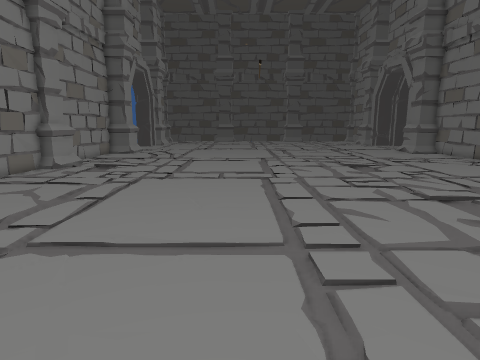
view 1 (above)

19 first-person views from a walk through a Unity game level. The camera is 1.3 m above the floor, tilts 10° down and sees 75° across. The floor is counted in squares, 0.5 m on a side. Each view is taken from the middle of a square. On the plan, view 1 faces up. The plan holds only what a view shows up to about 20 squares ahead; the rest is blank. The place goes on beyond the plan.

view 2
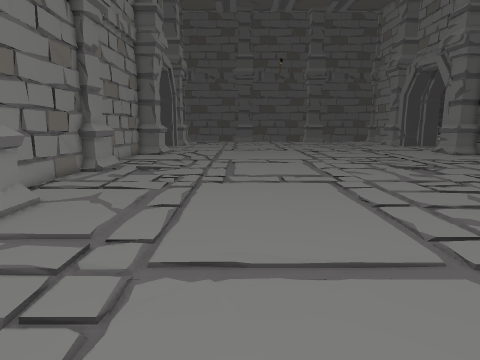

view 3
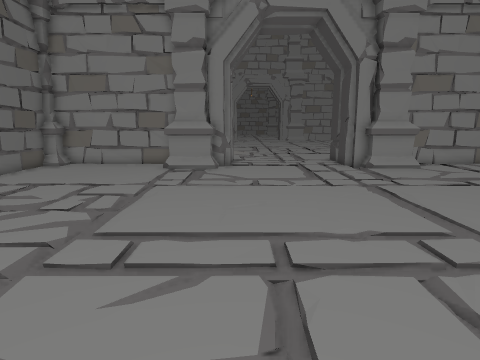

view 4
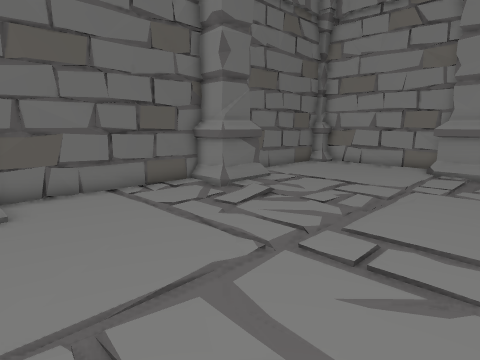

view 5
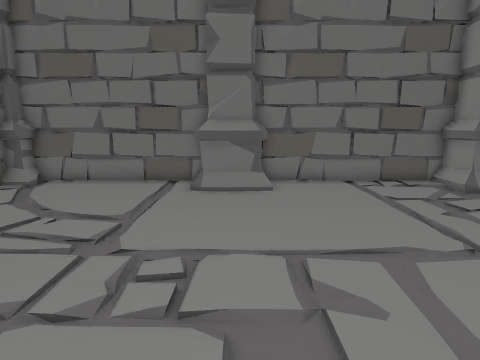

view 6
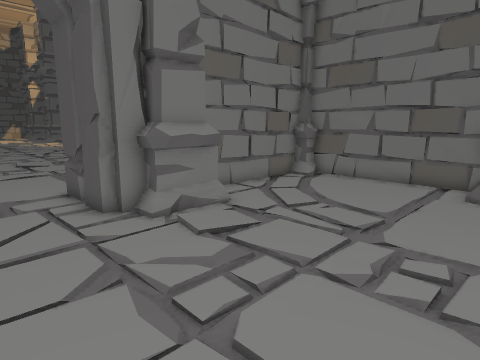

view 7
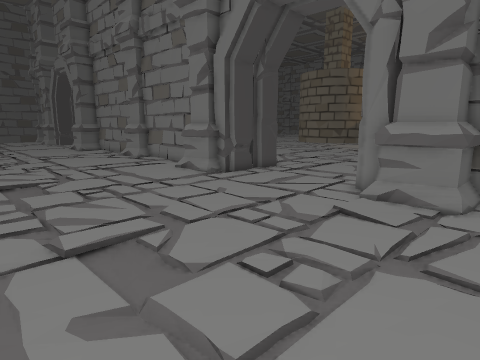

view 8
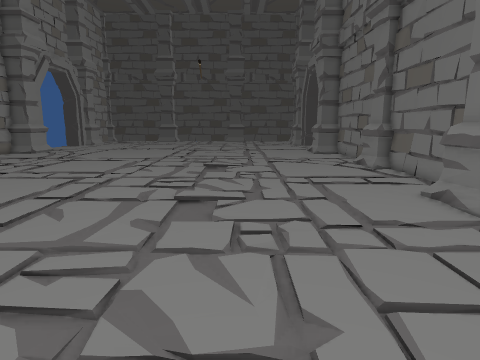

view 9
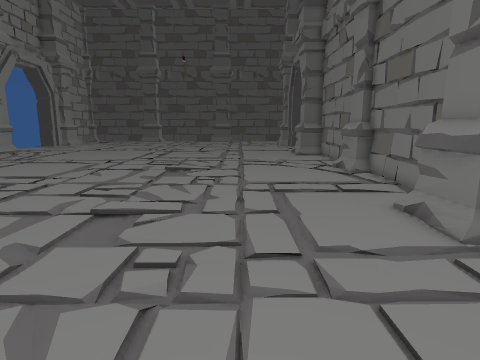

view 10
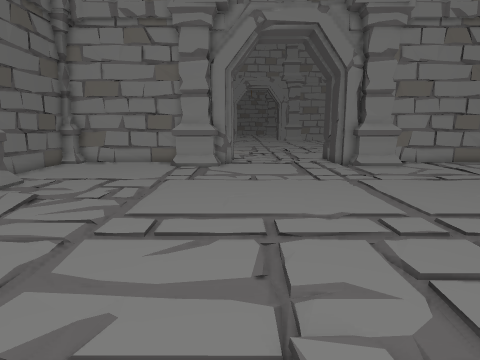

view 11
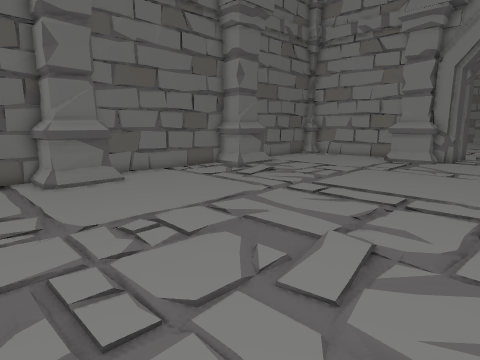

view 12
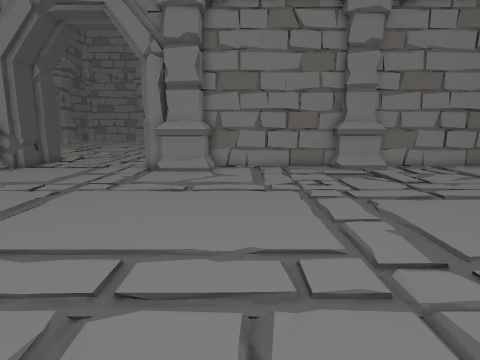

view 13
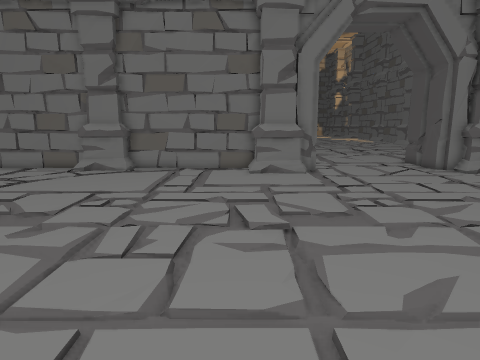

view 14
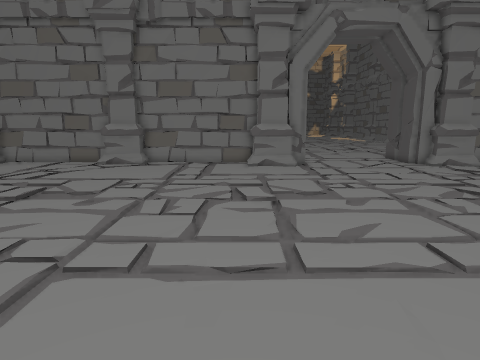

view 15
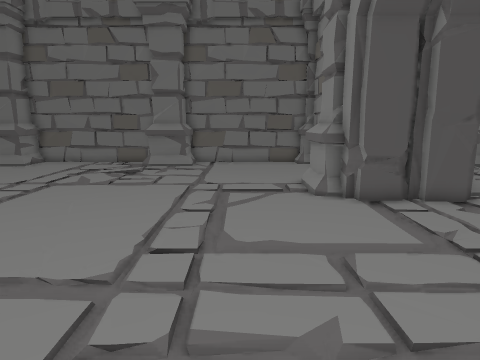

view 16
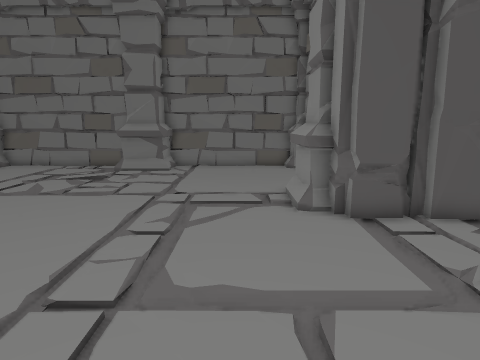

view 17
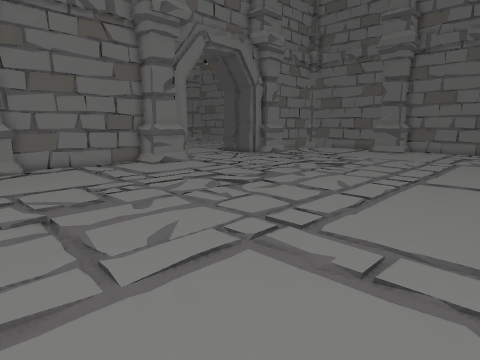

view 18
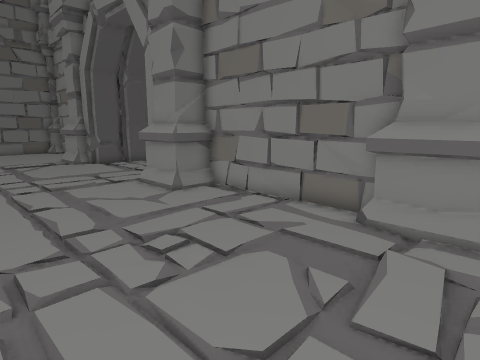

view 19
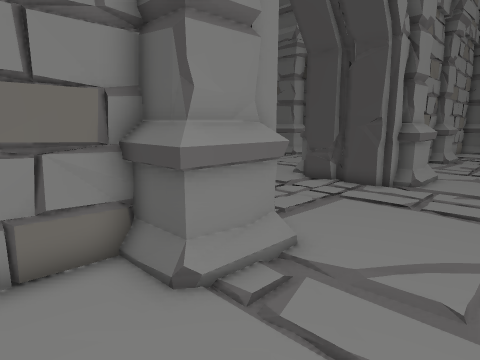

### Floor plan
Key: @ floor where view 1 was taken; # wall or solid block; . floor; O other object.
Columns run from 13 left of view 1 to 21 right of it. Each row starts with its distance up from view 1.
 22  #..................  .... ....#
 21  OO...........................OO
 20  OO...........................OO
 19  #O...........................OO
 18  #.............................#
 17  #.............................#
 16  #.............................#
 15  #.............................#
 14  #.............................#
 13  #.............................#
 12  #.............................#
 11  OOO.........................OOO
 10   OO.........................OO
  9   OO.........................OO
  8 ### ..........................#####
  7   #..............................
  6 ...................................
  5 ...................................
  4 ...................................
  3 ...................................
  2 ...................................
  1 ..............................#  ..
  0 ### .........@............... #####
 -1   OO.........................OO
 -2   OO.........................OO
 -3  OOO.........................OOO
 -4  #.............................#
 -5  #.............................#
 -6  #.............................#
 -7  #.............................#
 -8  #.............................#
 -9  #.......OOOO.......OOOO.......#
-10  #O......OOOO.......OOOO......O#
-11  #########O O#######O O#########

Positions as (right, up) in squares from view 1, and headings:
1: (0, 0), facing up
2: (-3, 1), facing up
3: (8, 1), facing left
4: (8, 1), facing down-left
5: (8, 3), facing down
6: (8, 4), facing down-right
7: (5, -5), facing up-right
8: (9, 0), facing up
9: (11, 2), facing up
10: (10, 1), facing left
11: (13, 5), facing down-left
12: (7, 13), facing left
13: (-1, 12), facing right
14: (-4, 12), facing right
15: (-7, 11), facing down
16: (-8, 9), facing down
17: (-3, 22), facing down-right
18: (-3, 22), facing down-left
19: (-6, -6), facing up-left
